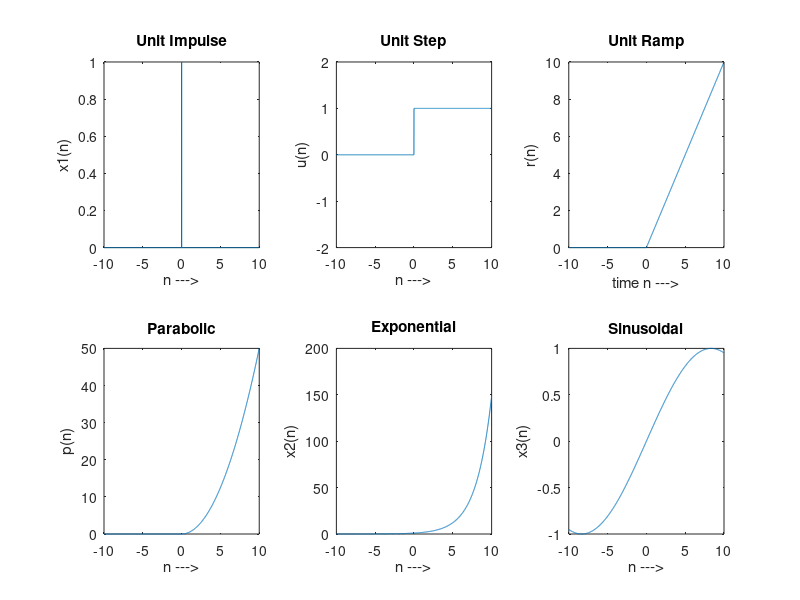

This figure's MATLAB source:
clc; clear all; close all;
% EXPT 2a GENERATION OF SIGNALS
% Elementary  continous time signals
% Vasant Joseph Regno: 20319095

t=-10:0.01:10; % X axis range: From -20 to +20 

%Unit Impulse
x1=(t==0);
subplot(2,3,1)
plot(t,x1); xlabel('n --->'); ylabel('x1(n)');
title('Unit Impulse')

%Unit Step
u=(t>=0);
subplot(2,3,2)
plot(t,u);
axis([-10 10 -2 2]); xlabel('n --->'); ylabel('u(n)'); title('Unit Step')
 
%Unit Ramp
r = u.*t;  
subplot(2,3,3)
plot(t,r); xlabel('time n --->'); ylabel('r(n)'); title('Unit Ramp')
 
%Parabolic
p= 0.5*(t.^2).*u;
subplot(2,3,4)
plot(t,p); xlabel('n --->'); ylabel('p(n)'); title('Parabolic')

%Exponential
a = 0.5;  %constant
x2 = exp(a*t);
subplot(2,3,5)
plot(t,x2); xlabel('n --->'); ylabel('x2(n)'); title('Exponential')
 
%Sinusoidal
f1 = 0.03; %frequency in Hz
x3 = sin(2*pi*f1*t);
subplot(2,3,6)
plot(t,x3); xlabel('n --->'); ylabel('x3(n)'); title('Sinusoidal')


